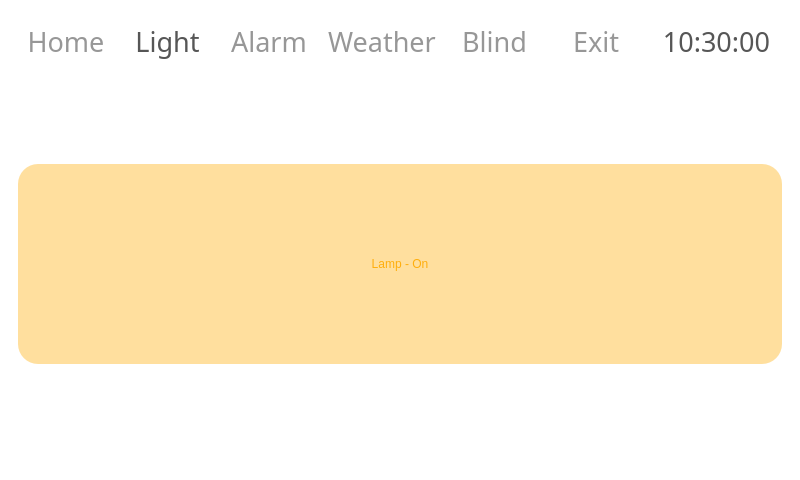
<?xml version="1.0" encoding="UTF-8"?>
<ui version="4.0">
 <class>MainWindow</class>
 <widget class="QMainWindow" name="MainWindow">
  <property name="geometry">
   <rect>
    <x>0</x>
    <y>0</y>
    <width>800</width>
    <height>480</height>
   </rect>
  </property>
  <property name="minimumSize">
   <size>
    <width>800</width>
    <height>480</height>
   </size>
  </property>
  <property name="font">
   <font>
    <family>Verdana</family>
    <pointsize>22</pointsize>
   </font>
  </property>
  <property name="windowTitle">
   <string>MainWindow</string>
  </property>
  <property name="styleSheet">
   <string notr="true">background-color:#FFFFFF;color:#565656</string>
  </property>
  <widget class="QWidget" name="centralwidget">
   <layout class="QGridLayout" name="gridLayout">
    <item row="0" column="0" colspan="5">
     <widget class="QWidget" name="widget" native="true">
      <property name="sizePolicy">
       <sizepolicy hsizetype="Preferred" vsizetype="Preferred">
        <horstretch>0</horstretch>
        <verstretch>0</verstretch>
       </sizepolicy>
      </property>
      <property name="maximumSize">
       <size>
        <width>16777215</width>
        <height>65</height>
       </size>
      </property>
      <layout class="QHBoxLayout" name="horizontalLayout">
       <item>
        <widget class="QPushButton" name="Home">
         <property name="minimumSize">
          <size>
           <width>0</width>
           <height>40</height>
          </size>
         </property>
         <property name="maximumSize">
          <size>
           <width>140</width>
           <height>16777215</height>
          </size>
         </property>
         <property name="font">
          <font>
           <family>Assistant</family>
           <pointsize>20</pointsize>
           <weight>50</weight>
           <italic>false</italic>
           <bold>false</bold>
          </font>
         </property>
         <property name="styleSheet">
          <string notr="true">border-style: solid;border-width: 0px;border-radius:0;background-color: #FFFFFF; padding:5px; color:#979797;font: 20pt &quot;Assistant&quot;;</string>
         </property>
         <property name="text">
          <string>Home</string>
         </property>
        </widget>
       </item>
       <item>
        <widget class="QPushButton" name="Light">
         <property name="minimumSize">
          <size>
           <width>0</width>
           <height>40</height>
          </size>
         </property>
         <property name="maximumSize">
          <size>
           <width>140</width>
           <height>16777215</height>
          </size>
         </property>
         <property name="font">
          <font>
           <family>Assistant</family>
           <pointsize>20</pointsize>
           <weight>50</weight>
           <italic>false</italic>
           <bold>false</bold>
          </font>
         </property>
         <property name="styleSheet">
          <string notr="true">border-style: solid;border-width: 0px;border-radius:0;background-color: #FFFFFF; padding:5px;font: 20pt &quot;Assistant&quot;;</string>
         </property>
         <property name="text">
          <string>Light</string>
         </property>
        </widget>
       </item>
       <item>
        <widget class="QPushButton" name="Alarm">
         <property name="minimumSize">
          <size>
           <width>0</width>
           <height>40</height>
          </size>
         </property>
         <property name="maximumSize">
          <size>
           <width>140</width>
           <height>16777215</height>
          </size>
         </property>
         <property name="font">
          <font>
           <family>Assistant</family>
           <pointsize>20</pointsize>
           <weight>50</weight>
           <italic>false</italic>
           <bold>false</bold>
          </font>
         </property>
         <property name="styleSheet">
          <string notr="true">border-style: solid;border-width: 0px;border-radius:0;background-color: #FFFFFF; padding:5px; color:#979797;font: 20pt &quot;Assistant&quot;;</string>
         </property>
         <property name="text">
          <string>Alarm</string>
         </property>
        </widget>
       </item>
       <item>
        <widget class="QPushButton" name="Weather">
         <property name="minimumSize">
          <size>
           <width>0</width>
           <height>40</height>
          </size>
         </property>
         <property name="maximumSize">
          <size>
           <width>140</width>
           <height>16777215</height>
          </size>
         </property>
         <property name="font">
          <font>
           <family>Assistant</family>
           <pointsize>20</pointsize>
           <weight>50</weight>
           <italic>false</italic>
           <bold>false</bold>
          </font>
         </property>
         <property name="styleSheet">
          <string notr="true">border-style: solid;border-width: 0px;border-radius:0;background-color: #FFFFFF; padding:5px; color:#979797;font: 20pt &quot;Assistant&quot;;</string>
         </property>
         <property name="text">
          <string>Weather</string>
         </property>
        </widget>
       </item>
       <item>
        <widget class="QPushButton" name="Blind">
         <property name="minimumSize">
          <size>
           <width>0</width>
           <height>40</height>
          </size>
         </property>
         <property name="maximumSize">
          <size>
           <width>140</width>
           <height>16777215</height>
          </size>
         </property>
         <property name="font">
          <font>
           <family>Assistant</family>
           <pointsize>20</pointsize>
           <weight>50</weight>
           <italic>false</italic>
           <bold>false</bold>
          </font>
         </property>
         <property name="styleSheet">
          <string notr="true">border-style: solid;border-width: 0px;border-radius:0;background-color: #FFFFFF; padding:5px; color:#979797;font: 20pt &quot;Assistant&quot;;</string>
         </property>
         <property name="text">
          <string>Blind</string>
         </property>
        </widget>
       </item>
       <item>
        <widget class="QPushButton" name="Exit">
         <property name="minimumSize">
          <size>
           <width>0</width>
           <height>40</height>
          </size>
         </property>
         <property name="maximumSize">
          <size>
           <width>140</width>
           <height>16777215</height>
          </size>
         </property>
         <property name="font">
          <font>
           <family>Assistant</family>
           <pointsize>20</pointsize>
           <weight>50</weight>
           <italic>false</italic>
           <bold>false</bold>
          </font>
         </property>
         <property name="styleSheet">
          <string notr="true">border-style: solid;border-width: 0px;border-radius:0;background-color: #FFFFFF; padding:5px; color:#979797;font: 20pt &quot;Assistant&quot;;</string>
         </property>
         <property name="text">
          <string>Exit</string>
         </property>
        </widget>
       </item>
       <item>
        <widget class="QLabel" name="ClockLabel">
         <property name="font">
          <font>
           <family>Assistant</family>
           <pointsize>20</pointsize>
           <weight>50</weight>
           <italic>false</italic>
           <bold>false</bold>
          </font>
         </property>
         <property name="styleSheet">
          <string notr="true">border-style: solid;border-width: 0px;border-radius:0;background-color: #FFFFFF; padding:5px;font: 20pt &quot;Assistant&quot;;</string>
         </property>
         <property name="text">
          <string>10:30:00</string>
         </property>
         <property name="alignment">
          <set>Qt::AlignRight|Qt::AlignTrailing|Qt::AlignVCenter</set>
         </property>
        </widget>
       </item>
      </layout>
     </widget>
    </item>
    <item row="1" column="0" colspan="5">
     <widget class="QWidget" name="widget_2" native="true">
      <layout class="QGridLayout" name="gridLayout_2">
       <item row="0" column="0">
        <widget class="QPushButton" name="LightButton">
         <property name="minimumSize">
          <size>
           <width>100</width>
           <height>200</height>
          </size>
         </property>
         <property name="styleSheet">
          <string notr="true">color: #FFAE0D;
font: 63 22pt &quot;Assistant SemiBold&quot;;border-style: solid;border-width: 0px; padding:5px;border-radius: 20; 
background-color:rgba(255, 223, 158, 255)
</string>
         </property>
         <property name="text">
          <string>Lamp - On</string>
         </property>
        </widget>
       </item>
      </layout>
     </widget>
    </item>
   </layout>
  </widget>
  <widget class="QMenuBar" name="menubar">
   <property name="geometry">
    <rect>
     <x>0</x>
     <y>0</y>
     <width>800</width>
     <height>21</height>
    </rect>
   </property>
  </widget>
  <widget class="QStatusBar" name="statusbar"/>
 </widget>
 <resources>
  <include location="Resources.qrc"/>
 </resources>
 <connections/>
</ui>
